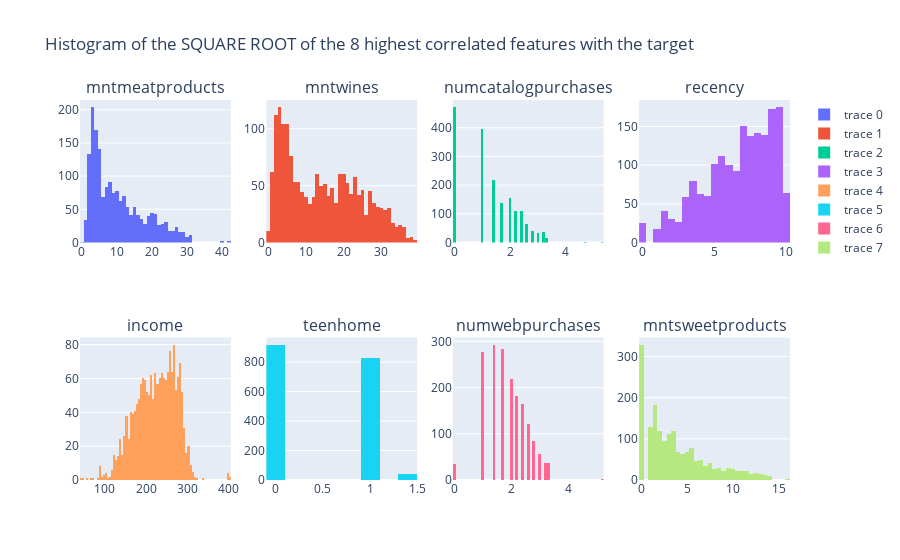

Notebook source saved alongside this figure:
### Code cell
fig  = make_subplots(rows = 2, 
    cols = 4,
    subplot_titles = ('mntmeatproducts', 'mntwines', 'numcatalogpurchases', 'recency', 'income', 'teenhome', 'numwebpurchases', 'mntsweetproducts')
)

for i,j,k in cols_to_plot:
    hist = go.Histogram(x = np.sqrt(train[i]))
    fig.append_trace(hist,j,k)

fig.update_layout(title_text = 'Histogram of the SQUARE ROOT of the 8 highest correlated features with the target')
fig.show()

### Figure 1 — Plotly figure (JSON) as saved in the notebook; plotly's stock layout.template omitted (floating-point values rounded to 4 significant figures; data arrays with more than 128 entries replaced by an {"elided": "..."} marker saying what was removed)
{"data": [{"type": "histogram", "x": {"elided": "1792 float values"}, "xaxis": "x", "yaxis": "y"}, {"type": "histogram", "x": {"elided": "1792 float values"}, "xaxis": "x2", "yaxis": "y2"}, {"type": "histogram", "x": {"elided": "1792 float values"}, "xaxis": "x3", "yaxis": "y3"}, {"type": "histogram", "x": {"elided": "1792 float values"}, "xaxis": "x4", "yaxis": "y4"}, {"type": "histogram", "x": {"elided": "1792 float values"}, "xaxis": "x5", "yaxis": "y5"}, {"type": "histogram", "x": {"elided": "1792 float values"}, "xaxis": "x6", "yaxis": "y6"}, {"type": "histogram", "x": {"elided": "1792 float values"}, "xaxis": "x7", "yaxis": "y7"}, {"type": "histogram", "x": {"elided": "1792 float values"}, "xaxis": "x8", "yaxis": "y8"}], "layout": {"annotations": [{"font": {"size": 16}, "showarrow": false, "text": "mntmeatproducts", "x": 0.1062, "xanchor": "center", "xref": "paper", "y": 1, "yanchor": "bottom", "yref": "paper"}, {"font": {"size": 16}, "showarrow": false, "text": "mntwines", "x": 0.3688, "xanchor": "center", "xref": "paper", "y": 1, "yanchor": "bottom", "yref": "paper"}, {"font": {"size": 16}, "showarrow": false, "text": "numcatalogpurchases", "x": 0.6313, "xanchor": "center", "xref": "paper", "y": 1, "yanchor": "bottom", "yref": "paper"}, {"font": {"size": 16}, "showarrow": false, "text": "recency", "x": 0.8938, "xanchor": "center", "xref": "paper", "y": 1, "yanchor": "bottom", "yref": "paper"}, {"font": {"size": 16}, "showarrow": false, "text": "income", "x": 0.1062, "xanchor": "center", "xref": "paper", "y": 0.375, "yanchor": "bottom", "yref": "paper"}, {"font": {"size": 16}, "showarrow": false, "text": "teenhome", "x": 0.3688, "xanchor": "center", "xref": "paper", "y": 0.375, "yanchor": "bottom", "yref": "paper"}, {"font": {"size": 16}, "showarrow": false, "text": "numwebpurchases", "x": 0.6313, "xanchor": "center", "xref": "paper", "y": 0.375, "yanchor": "bottom", "yref": "paper"}, {"font": {"size": 16}, "showarrow": false, "text": "mntsweetproducts", "x": 0.8938, "xanchor": "center", "xref": "paper", "y": 0.375, "yanchor": "bottom", "yref": "paper"}], "title": {"text": "Histogram of the SQUARE ROOT of the 8 highest correlated features with the target"}, "xaxis": {"anchor": "y", "domain": [0, 0.2125]}, "xaxis2": {"anchor": "y2", "domain": [0.2625, 0.475]}, "xaxis3": {"anchor": "y3", "domain": [0.525, 0.7375]}, "xaxis4": {"anchor": "y4", "domain": [0.7875, 1]}, "xaxis5": {"anchor": "y5", "domain": [0, 0.2125]}, "xaxis6": {"anchor": "y6", "domain": [0.2625, 0.475]}, "xaxis7": {"anchor": "y7", "domain": [0.525, 0.7375]}, "xaxis8": {"anchor": "y8", "domain": [0.7875, 1]}, "yaxis": {"anchor": "x", "domain": [0.625, 1]}, "yaxis2": {"anchor": "x2", "domain": [0.625, 1]}, "yaxis3": {"anchor": "x3", "domain": [0.625, 1]}, "yaxis4": {"anchor": "x4", "domain": [0.625, 1]}, "yaxis5": {"anchor": "x5", "domain": [0, 0.375]}, "yaxis6": {"anchor": "x6", "domain": [0, 0.375]}, "yaxis7": {"anchor": "x7", "domain": [0, 0.375]}, "yaxis8": {"anchor": "x8", "domain": [0, 0.375]}}}
